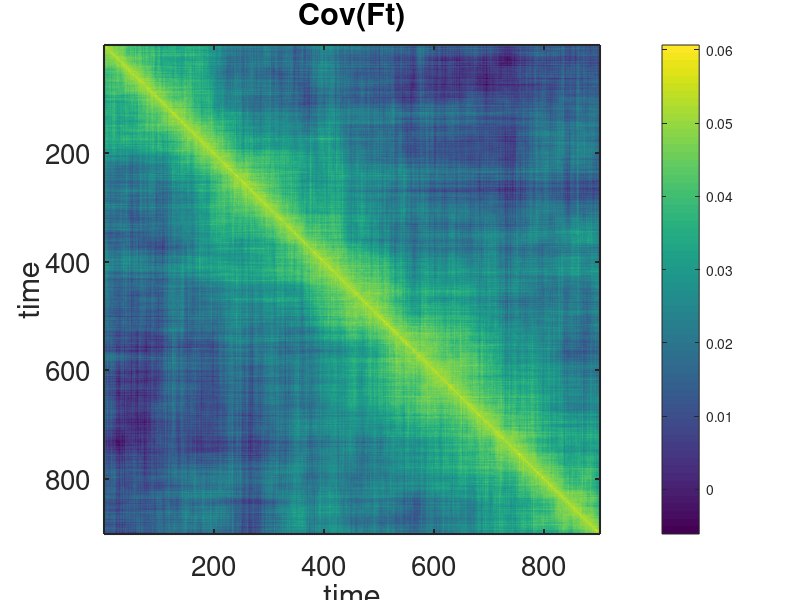
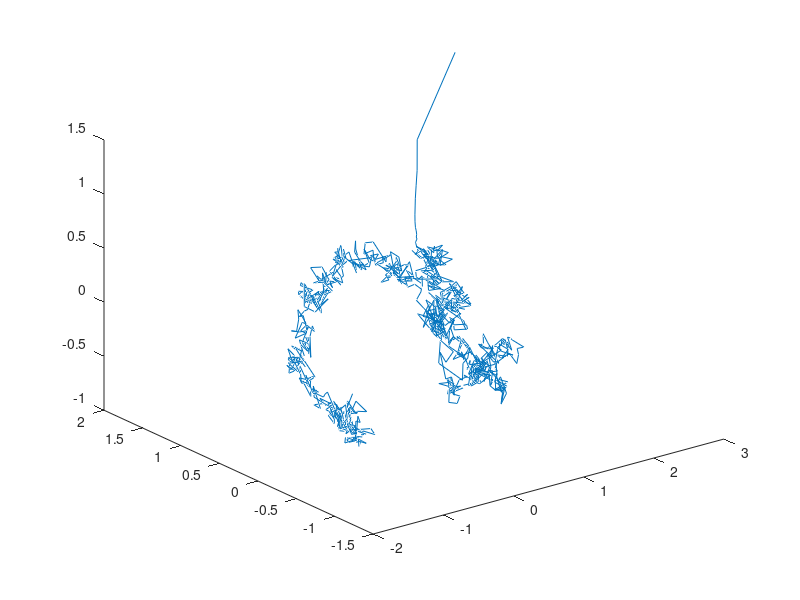
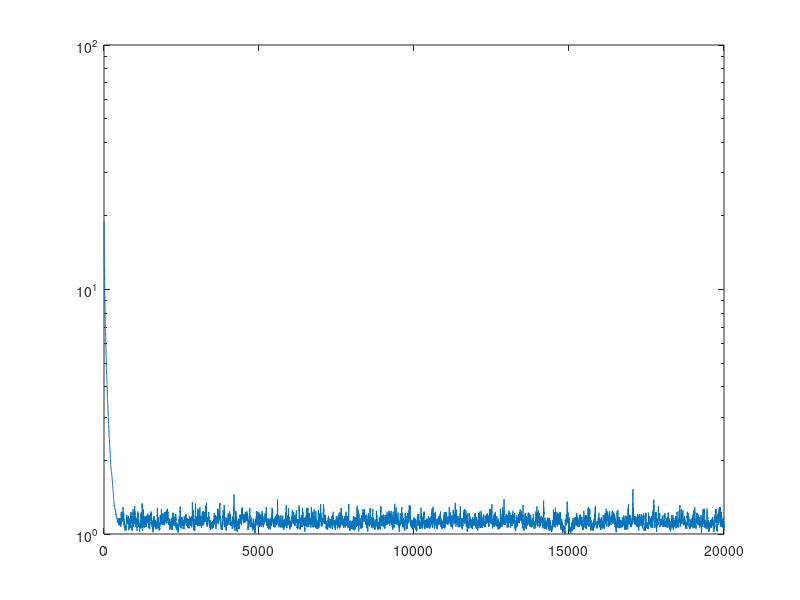
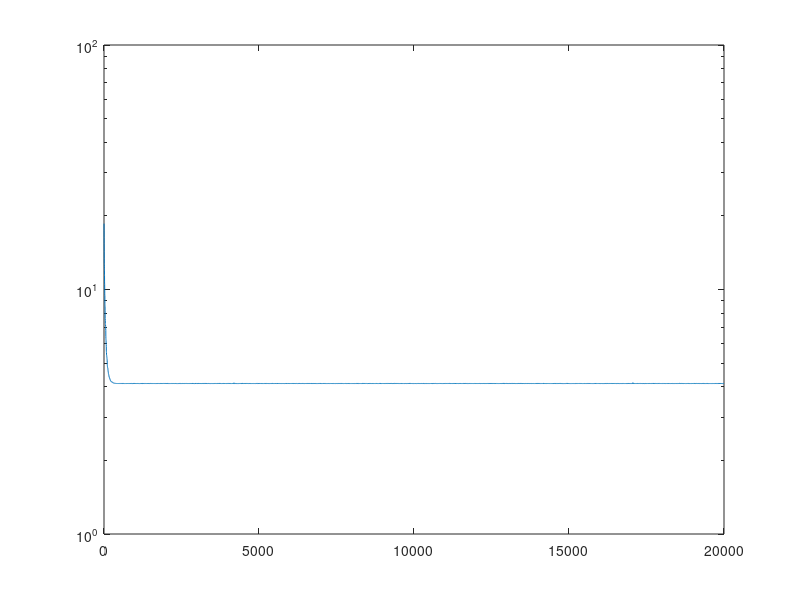

The MATLAB source for these figures, in order: (Note: this script raises an error after producing the figures.)
clear all;
close all;

n = 3; % default 3
k = 20;
t = 20000;
step = 20; %storing every 20 step
num_store = ceil(t/step);

V = orth(randn(n,n));
% C = V*diag([5,3,1.3,0.1*ones(1,17)])*V';
C = V*diag([2 1 0.1])*V';
X = mvnrnd(zeros(1,n),C,t)';

dt = 0.005; %default 0.005
tf = t;

noise = 1e-4; % 1e-4
tau = 0.5;

W = randn(k,n);
M = eye(k,k);
%Y = pinv(M)*W*X;
sel = randperm(t,10);
Yt = zeros(k,num_store,10);
% Zt = zeros(k,tf);
E = zeros(1,tf);

for i = 1:tf
    
    ind = randperm(t,1);
    
    Y = pinv(M)*W*X(:,ind); 
    W = (1-2*dt)*W + 2*dt*Y*X(:,ind)'+noise*randn(k,n);
    M = (1-dt/tau)*M + dt/tau*Y*Y'+noise*randn(k,k);

    F = pinv(M)*W;
    if mod(i,step)==1
        Ft(ceil(i/step),:,:) = F;
    end
    E(1,i) = norm(F*F'-eye(k),'fro');
    SE(1,i) = norm(F'*F-V(:,1:2)*V(:,1:2)','fro');
    if mod(i,step)==1
        for j = 1:10
            Yt(:,ceil(i/step),j) = pinv(M)*W*X(:,j);
        end   
    end
end

a = Ft(100:end,:);
figure
imagesc(cov(a')); colorbar;
title('Cov(Ft)')
xlabel('time','FontSize',24)
ylabel('time','FontSize',24)
set(gca,'FontSize',20,'LineWidth',1.5)

% PCA analysis of F
Fvec = reshape(Ft,1000,k*n);
[eigv,SCORE, LATENT, TSQUARED, EXPLAINED] = pca(Fvec);
figure
Fpct = Fvec*eigv(:,1:3);
plot3(Fpct(:,1),Fpct(:,2),Fpct(:,3))
disp('variance explained:')
disp(EXPLAINED)





figure
semilogy(SE)

figure
semilogy(E)


% set1 = brewermap(7,'Set1');
% temporal profile
set1 = brewermap(7,'Set1');
min(7,k)
figure
for i = 1:min(4,k)
    plot(step*(100:ceil(tf/step))',Yt(i,100:end,3),'LineWidth',1.5,'Color',set1(i,:));
    hold on
end
hold off
xlabel('T','FontSize',28)
ylabel('$y_i(t)$','Interpreter','latex','FontSize',28)
set(gca,'FontSize',24,'LineWidth',1.5)

% population representation
sel_inx = [100,500,1000];
figure
for i = 1:length(sel_inx)
    subplot(1,3,i)
    imagesc(squeeze(Yt(:,sel_inx(i),:)),[-1.5,1.5]);colorbar
    title(['iteration:',num2str(sel_inx(i)*step)])
    xlabel('Sample index','FontSize',20)
    set(gca,'FontSize',20)
end


% projection trajectory
figure
plot(Yt(1,100:1:end,1), Yt(2,100:1:end,1))
xlabel('$y_1$','Interpreter','latex','FontSize',28)
ylabel('$y_2$','Interpreter','latex','FontSize',28)
set(gca,'FontSize',24,'LineWidth',1.5)

% projection trajectory
figure
plot3(Yt(1,100:1:end,1),Yt(2,100:1:end,1),Yt(3,100:1:end,1),'LineWidth',1)
xlabel('$y_1$','Interpreter','latex','FontSize',24)
ylabel('$y_2$','Interpreter','latex','FontSize',24)
zlabel('$y_3$','Interpreter','latex','FontSize',24)
grid on
set(gca,'FontSize',20)


% pairwie correlation

ix = 1:10:ceil(tf/step);
sm = nan(10,10,length(ix));
for i = 1:10
    for j = 1:10
        for k = 1:length(ix)
            sm(i,j,k) = Yt(:,ix(k),i)'*Yt(:,ix(k),j)./norm(Yt(:,ix(k),i)','fro')/norm(Yt(:,ix(k),j),'fro');
        end
    end
end

S1 = sm(:,:,50);S2 = sm(:,:,100);
figure
subplot(1,2,1)
imagesc(S1);colorbar
title('iteration:1e4','FontSize',24)
xlabel('sample index','FontSize',20)
ylabel('sample index','FontSize',20)
set(gca,'FontSize',20,'LineWidth',1.5)
subplot(1,2,2)
imagesc(S2);colorbar
title('iteration:2e4','FontSize',24)
xlabel('sample index','FontSize',20)
ylabel('sample index','FontSize',20)
set(gca,'FontSize',20,'LineWidth',1.5)

% figure Feature map
F = squeeze(Ft(end,:,:));
figure
imagesc(F*F');colorbar
title('$FF^{T}$','Interpreter','latex','FontSize',28)
set(gca,'FontSize',24)

figure
imagesc(F'*F);colorbar
title('$F^{T}F$','Interpreter','latex','FontSize',28)
set(gca,'FontSize',24)

% PCA of the output representations
Yend = F * X;
[eigv,SCORE, LATENT, TSQUARED, EXPLAINED] = pca(Yend');

% Project the stored dynamics into the first three components
pjDyn = Yt(:,:,1)'*eigv(:,1:3);
figure
plot(pjDyn)

figure
plot(Yt(1:3,:,1)')
% project all data two the first three component
pc3 = Yend' * eigv(:,1:3);
figure
plot3(pc3(1:10:end,1),pc3(1:10:end,2),pc3(1:10:end,3),'.','LineWidth',1)
xlabel(['pc1: ',num2str(round(EXPLAINED(1)*10)/10),'%'],'FontSize',24)
ylabel(['pc2: ',num2str(round(EXPLAINED(2)*10)/10),'%'],'FontSize',24)
zlabel(['pc3: ',num2str(round(EXPLAINED(3)*10)/10),'%'],'FontSize',24)
set(gca,'XLim',[-5,5],'YLim',[-5,5],'ZLim',[-5,5])
grid on
set(gca,'FontSize',20)

% project a one data sample along training
sel_ix = 1;
psp1 = Yt(:,:,sel_ix)'*eigv(:,1:3);
psp2 = Yt(:,:,2)'*eigv(:,1:3);
figure
plot3(psp1(100:end,1),psp1(100:end,2),psp1(100:end,3),'-','LineWidth',1)
hold on
plot3(psp2(100:end,1),psp2(100:end,2),psp2(100:end,3),'-','LineWidth',1)
hold off
grid on
xlabel('pc1','FontSize',24)
ylabel('pc2','FontSize',24)
zlabel('pc3','FontSize',24)
set(gca,'FontSize',20)

